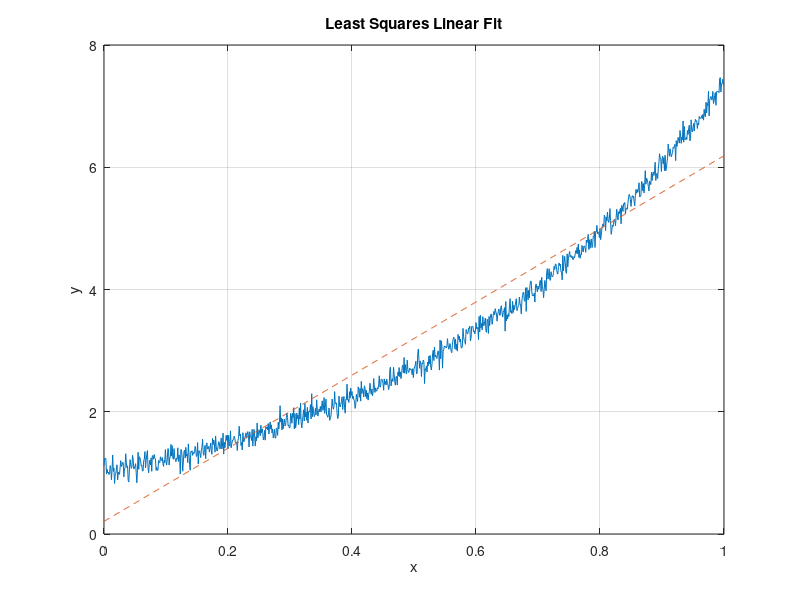

Here is the MATLAB script that generated this plot:
load HW_02                          % load data file into workspace

% 1A
whos                                % check variable information in current workspace


% 1B
plot(x, y);                         % plot the data
grid;                               % add a grid to the plot


% 1C
A = [x.^0 x.^1];                    % Create the vandermonde matrix


% 1D
sol = inv(A'*A)*A'*y;               % Compute the least squares line


% 1E
hold on;                            % hold the current plot
plot(x, sol(1)+sol(2)*x, '--');     % plot least squares line using the original data x over the current plot with a -- pattern
title('Least Squares Linear Fit');  % title the plot
xlabel('x');                        % x axis label
ylabel('y');                        % y axis label


% 5A
A = [1 2; 0 2; 1 3];
format long
norm(A)


% 5B
sqrt(max(eig(A'*A)))
rel_err = (sqrt(max(eig(A'*A))) - norm(A))/norm(A)

% 5C
norm_1 = norm(A, 1)
norm_inf = norm(A, Inf)
norm_f = norm(A, 'fro')

% 5D

load HW_01

a = U'*x;

x_norm_1 = norm(x, 1)
x_norm_inf = norm(x, Inf)
x_norm_2 = norm(x, 2)

a_norm_1 = norm(a, 1)
a_norm_inf = norm(a, Inf)
a_norm_2 = norm(a, 2)

U_norm_1 = norm(U, 1)
U_norm_inf = norm(U, Inf)
U_norm_2 = norm(U, 2)
U_norm_f = norm(U, 'fro')
